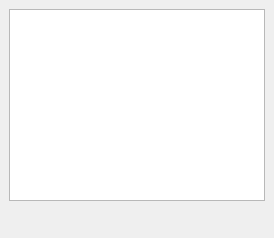
  <widget class="QDockWidget" name="frameAnimations">
   <property name="windowTitle">
    <string>Animations</string>
   </property>
   <attribute name="dockWidgetArea">
    <number>2</number>
   </attribute>
   <widget class="QWidget" name="dockWidgetContents_2">
    <layout class="QVBoxLayout" name="verticalLayout_2">
     <item>
      <widget class="QListView" name="animationList">
       <property name="editTriggers">
        <set>QAbstractItemView::AnyKeyPressed|QAbstractItemView::DoubleClicked|QAbstractItemView::EditKeyPressed</set>
       </property>
       <property name="dragDropMode">
        <enum>QAbstractItemView::NoDragDrop</enum>
       </property>
      </widget>
     </item>
     <item>
      <layout class="QHBoxLayout" name="horizontalLayout">
       <property name="spacing">
        <number>0</number>
       </property>
       <item>
        <widget class="QPushButton" name="btnAddAnimation">
         <property name="maximumSize">
          <size>
           <width>26</width>
           <height>26</height>
          </size>
         </property>
         <property name="toolTip">
          <string>Add new animation</string>
         </property>
         <property name="text">
          <string/>
         </property>
         <property name="icon">
          <iconset resource="anim.qrc">
           <normaloff>:/icon/res/icon+.png</normaloff>:/icon/res/icon+.png</iconset>
         </property>
         <property name="flat">
          <bool>true</bool>
         </property>
        </widget>
       </item>
       <item>
        <widget class="QPushButton" name="btnCopyAnimation">
         <property name="enabled">
          <bool>false</bool>
         </property>
         <property name="maximumSize">
          <size>
           <width>26</width>
           <height>26</height>
          </size>
         </property>
         <property name="toolTip">
          <string>Clone current animation</string>
         </property>
         <property name="text">
          <string/>
         </property>
         <property name="icon">
          <iconset resource="anim.qrc">
           <normaloff>:/icon/res/iconcopy.png</normaloff>:/icon/res/iconcopy.png</iconset>
         </property>
         <property name="flat">
          <bool>true</bool>
         </property>
        </widget>
       </item>
       <item>
        <widget class="QPushButton" name="btnDeleteAnimation">
         <property name="enabled">
          <bool>false</bool>
         </property>
         <property name="maximumSize">
          <size>
           <width>26</width>
           <height>26</height>
          </size>
         </property>
         <property name="toolTip">
          <string>Delete current animation</string>
         </property>
         <property name="text">
          <string/>
         </property>
         <property name="icon">
          <iconset resource="anim.qrc">
           <normaloff>:/icon/res/iconx.png</normaloff>:/icon/res/iconx.png</iconset>
         </property>
         <property name="flat">
          <bool>true</bool>
         </property>
        </widget>
       </item>
       <item>
        <spacer name="horizontalSpacer">
         <property name="orientation">
          <enum>Qt::Horizontal</enum>
         </property>
         <property name="sizeHint" stdset="0">
          <size>
           <width>40</width>
           <height>20</height>
          </size>
         </property>
        </spacer>
       </item>
       <item>
        <widget class="QPushButton" name="btnMoveUp">
         <property name="enabled">
          <bool>false</bool>
         </property>
         <property name="maximumSize">
          <size>
           <width>26</width>
           <height>26</height>
          </size>
         </property>
         <property name="toolTip">
          <string>Move Animation Up</string>
         </property>
         <property name="text">
          <string/>
         </property>
         <property name="icon">
          <iconset resource="anim.qrc">
           <normaloff>:/icon/res/iconup.png</normaloff>:/icon/res/iconup.png</iconset>
         </property>
         <property name="flat">
          <bool>true</bool>
         </property>
        </widget>
       </item>
       <item>
        <widget class="QPushButton" name="btnMoveDown">
         <property name="enabled">
          <bool>false</bool>
         </property>
         <property name="maximumSize">
          <size>
           <width>26</width>
           <height>26</height>
          </size>
         </property>
         <property name="toolTip">
          <string>Move Animation Down</string>
         </property>
         <property name="text">
          <string/>
         </property>
         <property name="icon">
          <iconset resource="anim.qrc">
           <normaloff>:/icon/res/icondown.png</normaloff>:/icon/res/icondown.png</iconset>
         </property>
         <property name="flat">
          <bool>true</bool>
         </property>
        </widget>
       </item>
      </layout>
     </item>
    </layout>
   </widget>
  </widget>
